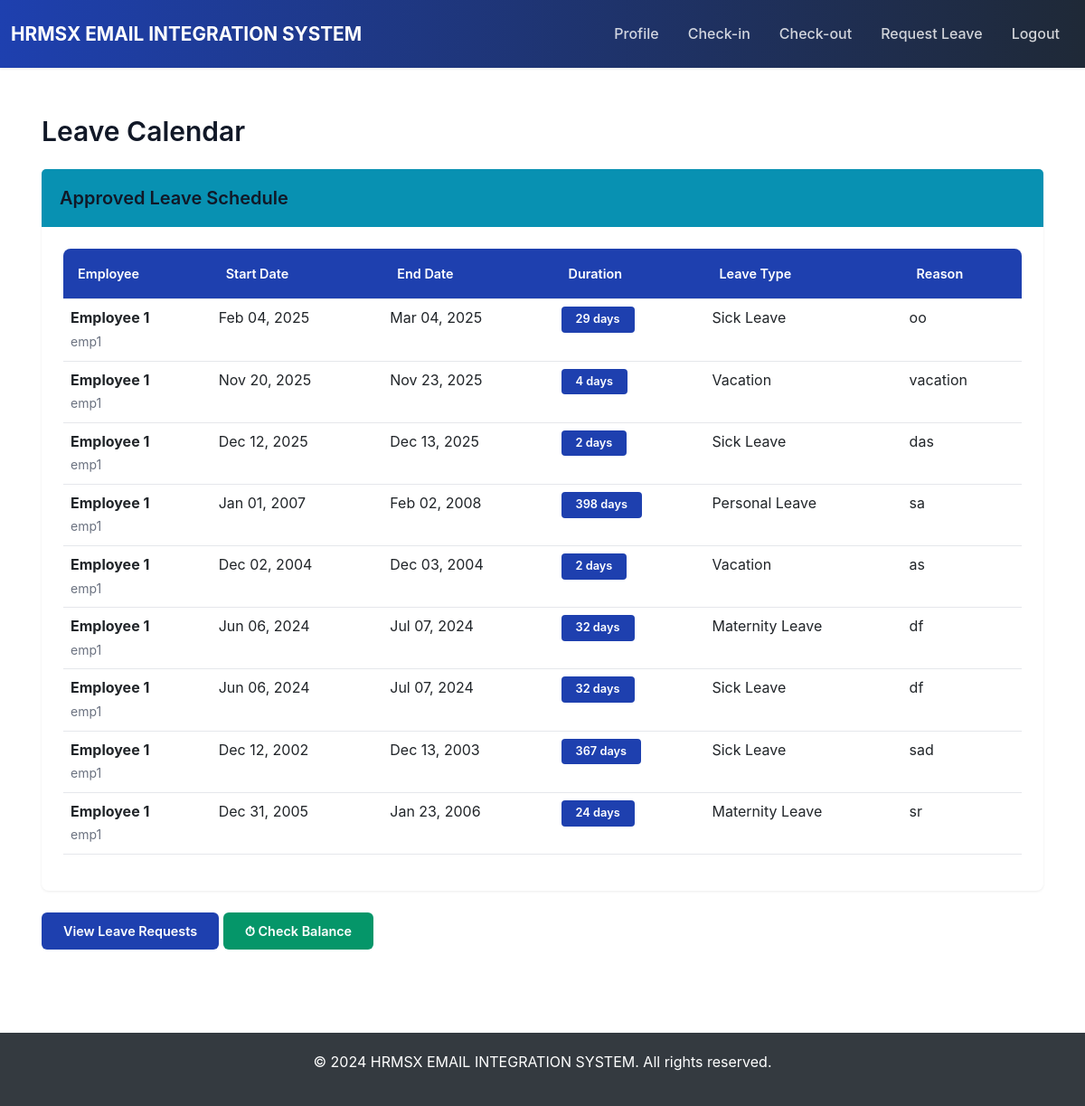
Page /leave/calendar/ (signed in) on the committed database.
### leave/models.py (models this page shows, shortened)
class LeaveRequest(models.Model):
    STATUS_CHOICES = [
        ('pending', 'Pending'),
        ('approved', 'Approved'),
        ('rejected', 'Rejected'),
        ('cancelled', 'Cancelled'),
    ]
    employee = models.ForeignKey(User, on_delete=models.CASCADE, related_name='leave_requests')
    leave_type = models.ForeignKey(LeaveType, on_delete=models.PROTECT)
    start_date = models.DateField()
    end_date = models.DateField()
    reason = models.TextField()
    status = models.CharField(max_length=20, choices=STATUS_CHOICES, default='pending')
    approved_by = models.ForeignKey(User, on_delete=models.SET_NULL, null=True, blank=True, related_name='approved_leaves')
    rejection_reason = models.TextField(blank=True)
    created_at = models.DateTimeField(auto_now_add=True)
    updated_at = models.DateTimeField(auto_now=True)
    class Meta:
        ordering = ['-created_at']
        verbose_name_plural = "Leave Requests"

class LeaveType(models.Model):
    name = models.CharField(max_length=50, unique=True)
    description = models.TextField(blank=True)
    is_active = models.BooleanField(default=True)
    created_at = models.DateTimeField(auto_now_add=True)
    class Meta:
        verbose_name_plural = "Leave Types"

### leave/views.py (the view, shortened to what this page needs)
# urls.py: path('calendar/', views.leave_calendar, name='leave_calendar'),
@login_required(login_url='login')
def leave_calendar(request):
    user = request.user
    role_profile = get_object_or_404(UserRole, user=user)
    if role_profile.role == 'employee':
        leaves = LeaveRequest.objects.filter(
            employee=user,
            status='approved'
        )
    elif role_profile.role == 'hr':
        leaves = LeaveRequest.objects.filter(status='approved')
    else:
        messages.error(request, 'You are not authorized to view this page.')
        return redirect('profile')
    from datetime import timedelta
    leaves_with_duration = []
    for leave in leaves:
        duration = (leave.end_date - leave.start_date).days + 1  # +1 to include both start and end dates
        leave.duration = duration
        leaves_with_duration.append(leave)
    context = {
        'leaves': leaves_with_duration,
    }
    return render(request, 'leave/calendar.html', context)

### users/context_processors.py (called while the page is built)
def user_role(request):
    if request.user.is_authenticated:
        try:
            role_obj = UserRole.objects.get(user=request.user)
            return {
                'user_role': role_obj.role,
                'user_role_obj': role_obj,
            }
        except UserRole.DoesNotExist:
            return {
                'user_role': None,
                'user_role_obj': None,
            }
    return {
        'user_role': None,
        'user_role_obj': None,
    }

### templates/leave/calendar.html (shortened to what this page needs)
{% extends 'base.html' %}
{% block content %}
<div class="container">
    <h2 class="mb-4"> Leave Calendar</h2>
    <div class="card">
        <div class="card-header bg-info text-white">
            <h5 class="mb-0">Approved Leave Schedule</h5>
        </div>
        <div class="card-body">
            {% if leaves %}
            <div class="table-responsive">
                <table class="table table-hover">
                    <thead class="table-light">
                        <tr>
                            <th>Employee</th>
                            <th>Start Date</th>
                            <th>End Date</th>
                            <th>Duration</th>
                            <th>Leave Type</th>
                            <th>Reason</th>
                        </tr>
                    </thead>
                    <tbody>
                        {% for leave in leaves %}
                        <tr>
                            <td>
                                <strong>{{ leave.employee.get_full_name }}</strong>
                                <br>
                                <small class="text-muted">{{ leave.employee.username }}</small>
                            </td>
                            <td>{{ leave.start_date|date:"M d, Y" }}</td>
                            <td>{{ leave.end_date|date:"M d, Y" }}</td>
                            <td>
                                <span class="badge bg-primary">
                                    {{ leave.duration }} days
                                </span>
                            </td>
                            <td>{{ leave.leave_type.name }}</td>
                            <td>{{ leave.reason }}</td>
                        </tr>
                        {% endfor %}
                    </tbody>
                </table>
            </div>
            {% else %}
            <div class="alert alert-info">
                <i class="bi bi-calendar-check"></i> No approved leaves to display.
            </div>
            {% endif %}
        </div>
    </div>
    <div class="mt-4">
        <a href="{% url 'leave_requests' %}" class="btn btn-primary"> View Leave Requests</a>
        <a href="{% url 'leave_balance' %}" class="btn btn-success">⏱ Check Balance</a>
    </div>
</div>
{% endblock %}

### static/custom.css (style rules this page uses)
:root { --primary-color: #1e40af; --secondary-color: #1f2937; --accent-color: #0ea5e9; --success-color: #059669; --danger-color: #dc2626; --warning-color: #d97706; --info-color: #0891b2; --light-bg: #f9fafb; --dark-text: #111827; --border-color: #e5e7eb; }
* { font-family: -apple-system, BlinkMacSystemFont, 'Segoe UI', 'Roboto', 'Oxygen', 'Ubuntu', 'Cantarell', sans-serif; }
body { background: #ffffff; color: var(--dark-text); line-height: 1.6; }
.card { border: none; border-radius: 8px; box-shadow: 0 1px 3px rgba(0, 0, 0, 0.08); transition: all 0.3s ease; margin-bottom: 1.5rem; }
.card-header { background: var(--primary-color); color: white; border: none; border-radius: 8px 8px 0 0; font-weight: 600; padding: 1.25rem; font-size: 1rem; }
.card-body { padding: 1.5rem; }
.btn { border: none; border-radius: 6px; font-weight: 600; padding: 0.6rem 1.5rem; transition: all 0.3s ease; text-transform: none; font-size: 0.9rem; letter-spacing: 0px; }
.btn-primary { background: var(--primary-color); color: white; }
.btn-success { background: var(--success-color); color: white; }
.badge { padding: 0.5rem 1rem; border-radius: 4px; font-weight: 600; font-size: 0.8rem; letter-spacing: 0px; }
.bg-primary { background: var(--primary-color) !important; color: white !important; }
.bg-info { background: var(--info-color) !important; color: white !important; }
.table { border-collapse: collapse; letter-spacing: 0px; }
.table thead th { background: var(--primary-color); border-bottom: 1px solid var(--border-color); font-weight: 600; color: white; text-transform: none; font-size: 0.9rem; letter-spacing: 0px; padding: 1rem; }
.table tbody tr { border-bottom: 1px solid var(--border-color); transition: all 0.3s ease; }
h1, h2, h3, h4, h5, h6 { color: var(--dark-text); font-weight: 600; margin-bottom: 1rem; }
h2 { font-size: 1.875rem; }
.container { padding: 2rem 1rem; }
.text-muted { color: #6b7280 !important; }

### templates/base.html (style rules this page uses)
body { display: flex; flex-direction: column; min-height: 100vh; background-color: #f5f5f5; }
.card { border: none; box-shadow: 0 2px 8px rgba(0, 0, 0, 0.1); border-radius: 8px; }
.btn-primary { background: linear-gradient(135deg, #667eea 0%, #764ba2 100%); border: none; }

### templates/leave/calendar.html (style rules this page uses)
.table-responsive { border-radius: 8px; }

### rows in the picture
LeaveRequest: employee.get_full_name "Employee 1", employee.username "emp1", start_date "Feb 04, 2025", end_date "Mar 04, 2025", duration "29", leave_type.name "Sick Leave", reason "oo"
LeaveRequest: employee.get_full_name "Employee 1", employee.username "emp1", start_date "Nov 20, 2025", end_date "Nov 23, 2025", duration "4", leave_type.name "Vacation", reason "vacation"
LeaveRequest: employee.get_full_name "Employee 1", employee.username "emp1", start_date "Dec 12, 2025", end_date "Dec 13, 2025", duration "2", leave_type.name "Sick Leave", reason "das"
LeaveRequest: employee.get_full_name "Employee 1", employee.username "emp1", start_date "Jan 01, 2007", end_date "Feb 02, 2008", duration "398", leave_type.name "Personal Leave", reason "sa"
LeaveRequest: employee.get_full_name "Employee 1", employee.username "emp1", start_date "Dec 02, 2004", end_date "Dec 03, 2004", duration "2", leave_type.name "Vacation", reason "as"
LeaveRequest: employee.get_full_name "Employee 1", employee.username "emp1", start_date "Jun 06, 2024", end_date "Jul 07, 2024", duration "32", leave_type.name "Maternity Leave", reason "df"
LeaveRequest: employee.get_full_name "Employee 1", employee.username "emp1", start_date "Jun 06, 2024", end_date "Jul 07, 2024", duration "32", leave_type.name "Sick Leave", reason "df"
LeaveRequest: employee.get_full_name "Employee 1", employee.username "emp1", start_date "Dec 12, 2002", end_date "Dec 13, 2003", duration "367", leave_type.name "Sick Leave", reason "sad"
LeaveRequest: employee.get_full_name "Employee 1", employee.username "emp1", start_date "Dec 31, 2005", end_date "Jan 23, 2006", duration "24", leave_type.name "Maternity Leave", reason "sr"
